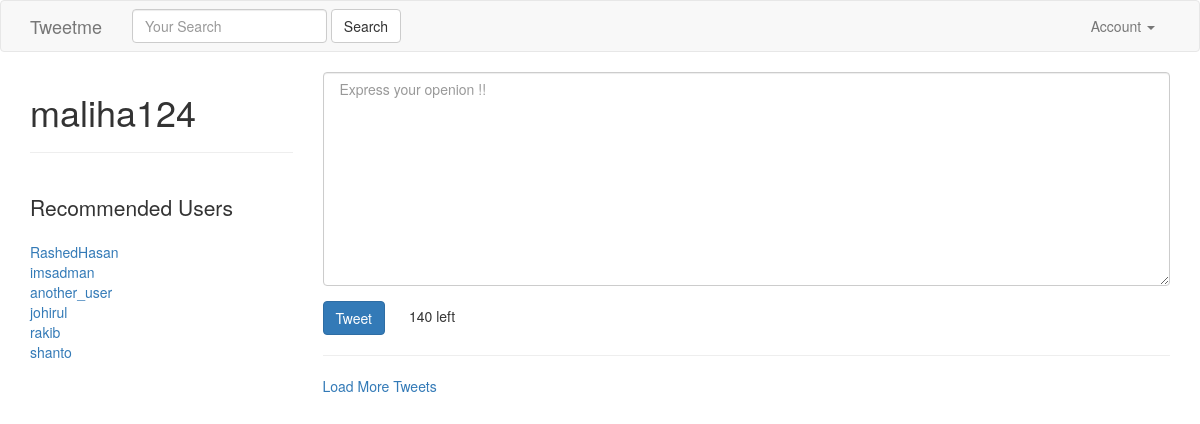
Page / (signed in) on the earlier database version.
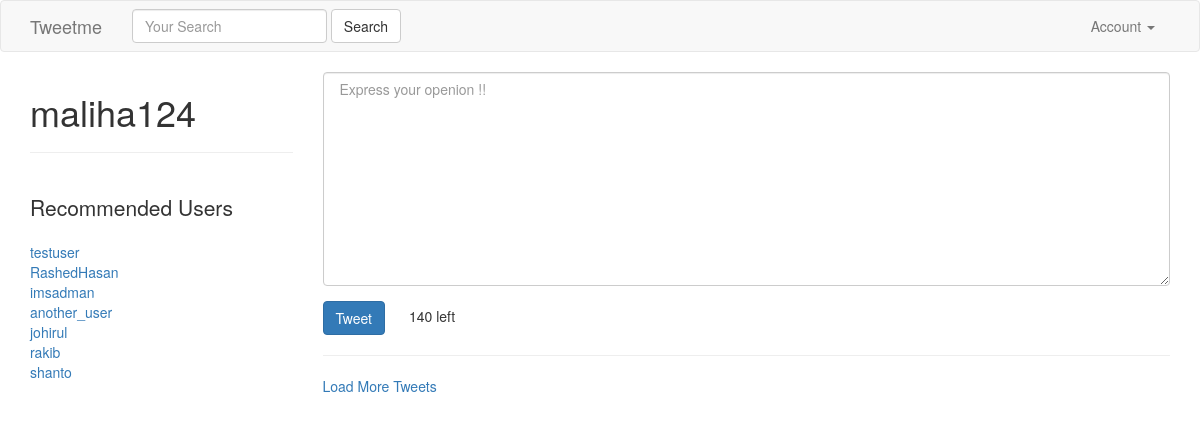
Same page on the later database version.
### accounts/models.py (models this page shows, shortened)
class UserProfile(models.Model):
    user        = models.OneToOneField(settings.AUTH_USER_MODEL, related_name='profile') # user.profile
    following   = models.ManyToManyField(settings.AUTH_USER_MODEL, blank=True, related_name='followed_by')
    objects = UserProfileManager() # UserProfile.objects.all()
    def get_following(self):
        users  = self.following.all() # User.objects.all().exclude(username=self.user.username)
        return users.exclude(username=self.user.username)
    def get_absolute_url(self):
        return reverse_lazy("profiles:detail", kwargs={"username":self.user.username})

### tweets/views.py (the view)
# urls.py: url(r'^$', TweetListView.as_view(), name='home'), #/
class TweetListView(LoginRequiredMixin, ListView):
    def get_queryset(self, *args, **kwargs):
        qs = Tweet.objects.all()
        query = self.request.GET.get("q", None)
        if query is not None:
            qs = qs.filter(
                    Q(content__icontains=query) |
                    Q(user__username__icontains=query)
                    )
        return qs
    def get_context_data(self, *args, **kwargs):
        context = super(TweetListView, self).get_context_data(*args, **kwargs)
        context['create_form'] = TweetModelForm()
        context['create_url'] = reverse_lazy("tweet:create")
        return context

### tweets/forms.py
class TweetModelForm(forms.ModelForm):
	content = forms.CharField(label='',
	widget=forms.Textarea(
	 	attrs={"placeholder" : " Express your openion !! ",
	 			 "class": "form-control" }
	 		))
	class Meta:
		model = Tweet
		fields = [
            "content"
        ]

### accounts/models.py (called while the page is built)
    def recommended(self, user, limit_to=10):
        print (user)
        profile = user.profile
        following = profile.following.all()
        following = profile.get_following()
        qs = self.get_queryset().exclude(user__in=following).exclude(id=profile.id).order_by("?")[:limit_to]
        return qs

### accounts/templatetags/recommended.py (called while the page is built)
@register.inclusion_tag("accounts/snippets/recommend.html")
def recommended(user):
    if isinstance(user, User):
        qs = UserProfile.objects.recommended(user)
        return {"recommended": qs}

### tweets/templates/tweets/tweet_list.html (shortened to what this page needs)
{% extends "base.html" %}
{% load recommended %}
{% block content %}
    <div class='row'>
        <div class='col-sm-3 col-xs-12'>
        <h1>{{ request.user }}</h1>
        <hr/>
         <br/>
        <p class='lead'>Recommended Users</p>
        {% recommended request.user %}
        </div>
        <div class='col-sm-9 '>
             {% if not request.GET.q %}
                <div class=''>
                    {% include "tweets/form.html" with form=create_form action_url=create_url btn_title='Tweet' form_class='tweet-form' %}
                </div>
                <hr/>
            {% endif %}
          <a href='#' id='loadmore'>Load More Tweets</a>
        </div>
    </div>
{% endblock content %}

### accounts/templates/accounts/snippets/recommend.html
{% for profile in recommended %}
<a href='/{{ profile.user.username }}'>{{ profile.user.username }}</a><br/>
{% empty %}
<p class='lead'>Not followed by any users</p>
{% endfor %}

Differences in the rows shown:
added UserProfile: user.username "testuser"
